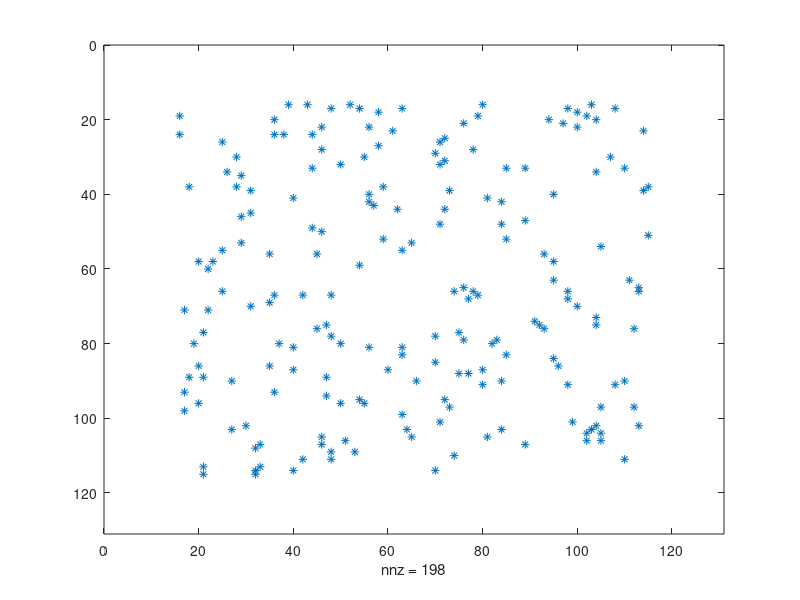

This chart was generated by the following MATLAB code:
%%% This program-code may be unfinished.
clear
AODV = [];
%%% Rewritable
E= 100;         % Range of enviroment
NoN = 200;      % Number of node 
R = 15;         % Submit range of node
%%%

A = zeros(E+R+R);  %%% node's position__(1)
Node_line = randi([1,E],[1,NoN])+R;  %%% make node's position << need to remake?
Node_row  = randi([1,E],[1,NoN])+R;  

for i = 1:NoN 
    %%% status of node 
    S_Node(i).line = Node_line(i);                %%% node's position
    S_Node(i).row  = Node_row(i); 
    S_Node(i).RREQ = [];                          %%% memory of RREQ
                                                  %%% Need to change range? 
    S_Node(i).range = [R];                        %%% Submit range node
    %%%%%%%%%%%%%%%%%%     
    A(Node_line(i),Node_row(i)) = i;   %%% write node's position__(2)
end

spy(A);    %%% display node's position__(3)
count = 0;  % using test
k = 1;     % start at node-1
%%%%%%%%%%%%%%%%%%%%% may rewrite by using (find)
s = [];

while(1)

    for i = 1 : NoN
        if i ~= k  % equal point does not arrival.
            % k_RREQ sent i_RREQ 
            % by using (k's submit range) and (distance from i to k).
           if sqrt( (S_Node(k(1)).line - S_Node(i).line)^2+(S_Node(k(1)).row - S_Node(i).row)^2 )<= S_Node(k(1)).range
            if all(S_Node(i).RREQ ~= k(1)) || (length(S_Node(i).RREQ) > length(S_Node(k(1)).RREQ)+1)      
                S_Node(i).RREQ = [S_Node(k(1)).RREQ k(1)];
                k =[k i];
            end
           end
        end
    end
     k(1)=[];
   
     if S_Node(NoN).RREQ > 0
           disp('last node arrival');
           disp(S_Node(NoN).RREQ);
        break
     end
     
    if isempty(k) == 1 
           disp('not arrival');
            break
    end
    count = count+1;
end
